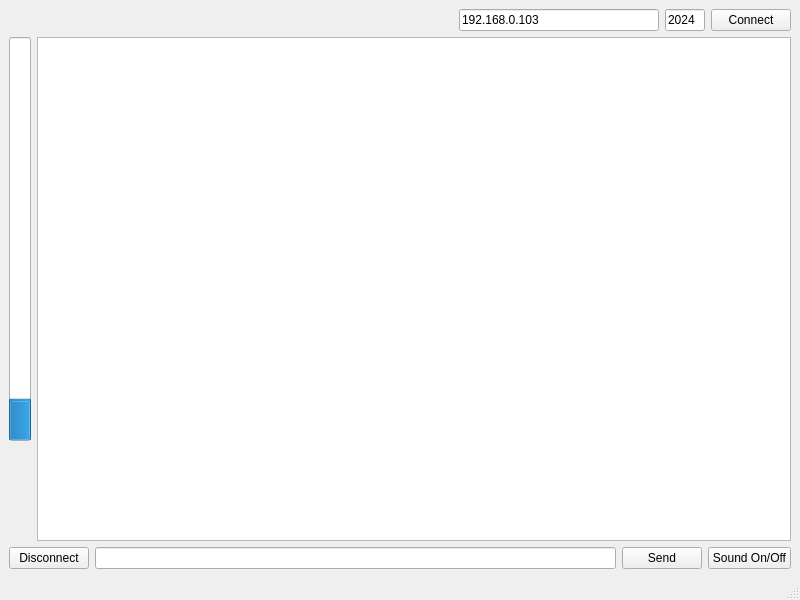
<?xml version="1.0" encoding="UTF-8"?>
<ui version="4.0">
 <class>MainWindow</class>
 <widget class="QMainWindow" name="MainWindow">
  <property name="geometry">
   <rect>
    <x>0</x>
    <y>0</y>
    <width>800</width>
    <height>600</height>
   </rect>
  </property>
  <property name="windowTitle">
   <string>MainWindow</string>
  </property>
  <widget class="QWidget" name="centralwidget">
   <layout class="QVBoxLayout" name="verticalLayout">
    <item>
     <layout class="QHBoxLayout" name="horizontalLayout_2">
      <item>
       <spacer name="horizontalSpacer">
        <property name="orientation">
         <enum>Qt::Horizontal</enum>
        </property>
        <property name="sizeHint" stdset="0">
         <size>
          <width>40</width>
          <height>20</height>
         </size>
        </property>
       </spacer>
      </item>
      <item>
       <widget class="QLineEdit" name="lineEditIp">
        <property name="maximumSize">
         <size>
          <width>200</width>
          <height>16777215</height>
         </size>
        </property>
        <property name="text">
         <string>192.168.0.103</string>
        </property>
       </widget>
      </item>
      <item>
       <widget class="QLineEdit" name="lineEditPort">
        <property name="maximumSize">
         <size>
          <width>40</width>
          <height>16777215</height>
         </size>
        </property>
        <property name="text">
         <string>2024</string>
        </property>
       </widget>
      </item>
      <item>
       <widget class="QPushButton" name="pushButtonConnect">
        <property name="text">
         <string>Connect</string>
        </property>
       </widget>
      </item>
     </layout>
    </item>
    <item>
     <layout class="QHBoxLayout" name="horizontalLayout_3">
      <item>
       <layout class="QVBoxLayout" name="verticalLayout_2">
        <item>
         <widget class="QProgressBar" name="progressBar">
          <property name="maximum">
           <number>255</number>
          </property>
          <property name="value">
           <number>24</number>
          </property>
          <property name="orientation">
           <enum>Qt::Vertical</enum>
          </property>
         </widget>
        </item>
        <item>
         <widget class="QLabel" name="labelRaznMin">
          <property name="text">
           <string/>
          </property>
         </widget>
        </item>
        <item>
         <widget class="QLabel" name="labelMin">
          <property name="text">
           <string/>
          </property>
         </widget>
        </item>
        <item>
         <widget class="QLabel" name="labelMax">
          <property name="text">
           <string/>
          </property>
         </widget>
        </item>
        <item>
         <widget class="QLabel" name="labelRaznMax">
          <property name="text">
           <string/>
          </property>
         </widget>
        </item>
        <item>
         <widget class="QLabel" name="label">
          <property name="text">
           <string/>
          </property>
         </widget>
        </item>
       </layout>
      </item>
      <item>
       <widget class="QTextBrowser" name="textBrowser"/>
      </item>
     </layout>
    </item>
    <item>
     <layout class="QHBoxLayout" name="horizontalLayout">
      <item>
       <widget class="QPushButton" name="pushButtonDisconnect">
        <property name="text">
         <string>Disconnect</string>
        </property>
       </widget>
      </item>
      <item>
       <widget class="QLineEdit" name="lineEditMessage"/>
      </item>
      <item>
       <widget class="QPushButton" name="pushButtonSend">
        <property name="text">
         <string>Send</string>
        </property>
       </widget>
      </item>
      <item>
       <widget class="QPushButton" name="pushButtonSound">
        <property name="text">
         <string>Sound On/Off</string>
        </property>
       </widget>
      </item>
     </layout>
    </item>
   </layout>
  </widget>
  <widget class="QMenuBar" name="menubar">
   <property name="geometry">
    <rect>
     <x>0</x>
     <y>0</y>
     <width>800</width>
     <height>22</height>
    </rect>
   </property>
  </widget>
  <widget class="QStatusBar" name="statusbar"/>
 </widget>
 <resources/>
 <connections/>
</ui>
